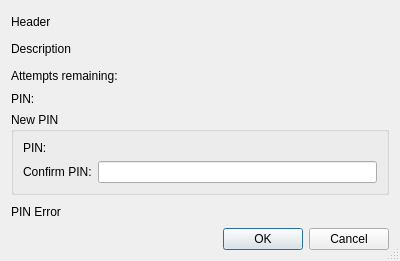
<?xml version="1.0" encoding="UTF-8"?>
<ui version="4.0">
 <class>Fido2PinDialog</class>
 <widget class="QDialog" name="Fido2PinDialog">
  <property name="geometry">
   <rect>
    <x>0</x>
    <y>0</y>
    <width>400</width>
    <height>261</height>
   </rect>
  </property>
  <property name="windowTitle">
   <string>PIN Entry</string>
  </property>
  <property name="sizeGripEnabled">
   <bool>true</bool>
  </property>
  <layout class="QVBoxLayout" name="verticalLayout">
   <item>
    <widget class="QLabel" name="headerLabel">
     <property name="text">
      <string notr="true">Header</string>
     </property>
    </widget>
   </item>
   <item>
    <widget class="QLabel" name="descriptionLabel">
     <property name="text">
      <string notr="true">Description</string>
     </property>
    </widget>
   </item>
   <item>
    <widget class="QWidget" name="remainingWidget" native="true">
     <layout class="QHBoxLayout" name="horizontalLayout_2">
      <property name="leftMargin">
       <number>0</number>
      </property>
      <property name="topMargin">
       <number>0</number>
      </property>
      <property name="rightMargin">
       <number>0</number>
      </property>
      <property name="bottomMargin">
       <number>0</number>
      </property>
      <item>
       <widget class="QLabel" name="label">
        <property name="text">
         <string>Attempts remaining:</string>
        </property>
       </widget>
      </item>
      <item>
       <widget class="QLabel" name="remainingLabel"/>
      </item>
      <item>
       <spacer name="horizontalSpacer">
        <property name="orientation">
         <enum>Qt::Orientation::Horizontal</enum>
        </property>
        <property name="sizeHint" stdset="0">
         <size>
          <width>251</width>
          <height>20</height>
         </size>
        </property>
       </spacer>
      </item>
     </layout>
    </widget>
   </item>
   <item>
    <layout class="QHBoxLayout" name="horizontalLayout">
     <item>
      <widget class="QLabel" name="pinLabel">
       <property name="text">
        <string>PIN:</string>
       </property>
      </widget>
     </item>
     <item>
      <widget class="EricPasswordEdit" name="pinEdit" native="true">
       <property name="sizePolicy">
        <sizepolicy hsizetype="Expanding" vsizetype="Fixed">
         <horstretch>0</horstretch>
         <verstretch>0</verstretch>
        </sizepolicy>
       </property>
       <property name="focusPolicy">
        <enum>Qt::FocusPolicy::StrongFocus</enum>
       </property>
       <property name="toolTip">
        <string>Enter the PIN</string>
       </property>
      </widget>
     </item>
    </layout>
   </item>
   <item>
    <widget class="QGroupBox" name="newPinGroupBox">
     <property name="title">
      <string>New PIN</string>
     </property>
     <property name="flat">
      <bool>true</bool>
     </property>
     <layout class="QGridLayout" name="gridLayout">
      <item row="0" column="0">
       <widget class="QLabel" name="newPinLabel">
        <property name="text">
         <string>PIN:</string>
        </property>
       </widget>
      </item>
      <item row="0" column="1">
       <widget class="EricPasswordEdit" name="newPinEdit" native="true">
        <property name="focusPolicy">
         <enum>Qt::FocusPolicy::StrongFocus</enum>
        </property>
        <property name="toolTip">
         <string>Enter the new PIN</string>
        </property>
       </widget>
      </item>
      <item row="1" column="0">
       <widget class="QLabel" name="confirmNewPinLabel">
        <property name="text">
         <string>Confirm PIN:</string>
        </property>
       </widget>
      </item>
      <item row="1" column="1">
       <widget class="QLineEdit" name="confirmNewPinEdit">
        <property name="toolTip">
         <string>Enter the same PIN again.</string>
        </property>
        <property name="echoMode">
         <enum>QLineEdit::EchoMode::Password</enum>
        </property>
       </widget>
      </item>
     </layout>
    </widget>
   </item>
   <item>
    <widget class="QLabel" name="pinErrorLabel">
     <property name="text">
      <string notr="true">PIN Error</string>
     </property>
     <property name="wordWrap">
      <bool>true</bool>
     </property>
    </widget>
   </item>
   <item>
    <widget class="QDialogButtonBox" name="buttonBox">
     <property name="orientation">
      <enum>Qt::Orientation::Horizontal</enum>
     </property>
     <property name="standardButtons">
      <set>QDialogButtonBox::StandardButton::Cancel|QDialogButtonBox::StandardButton::Ok</set>
     </property>
    </widget>
   </item>
  </layout>
 </widget>
 <customwidgets>
  <customwidget>
   <class>EricPasswordEdit</class>
   <extends>QWidget</extends>
   <header>eric7/EricWidgets/EricPasswordEdit.h</header>
   <container>1</container>
  </customwidget>
 </customwidgets>
 <tabstops>
  <tabstop>pinEdit</tabstop>
  <tabstop>newPinEdit</tabstop>
  <tabstop>confirmNewPinEdit</tabstop>
 </tabstops>
 <resources/>
 <connections>
  <connection>
   <sender>buttonBox</sender>
   <signal>accepted()</signal>
   <receiver>Fido2PinDialog</receiver>
   <slot>accept()</slot>
   <hints>
    <hint type="sourcelabel">
     <x>248</x>
     <y>254</y>
    </hint>
    <hint type="destinationlabel">
     <x>157</x>
     <y>274</y>
    </hint>
   </hints>
  </connection>
  <connection>
   <sender>buttonBox</sender>
   <signal>rejected()</signal>
   <receiver>Fido2PinDialog</receiver>
   <slot>reject()</slot>
   <hints>
    <hint type="sourcelabel">
     <x>316</x>
     <y>260</y>
    </hint>
    <hint type="destinationlabel">
     <x>286</x>
     <y>274</y>
    </hint>
   </hints>
  </connection>
 </connections>
</ui>
